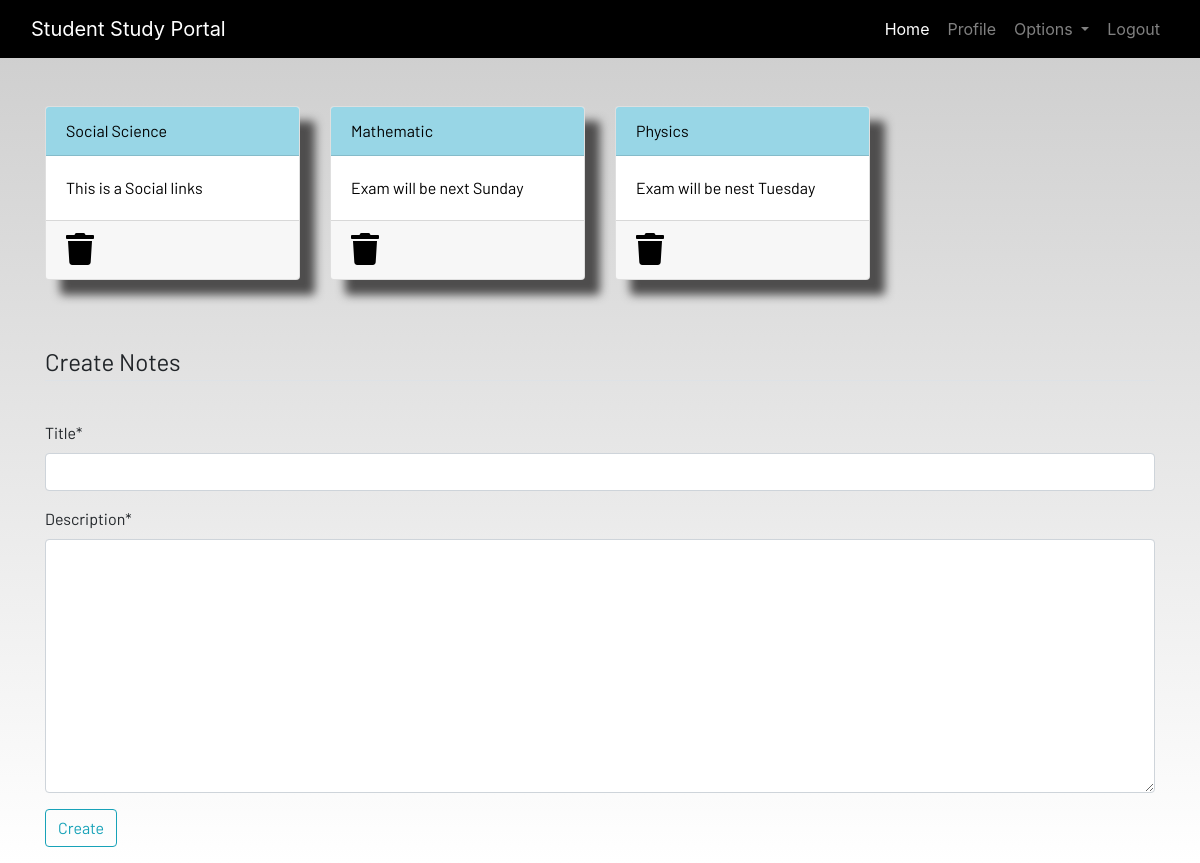
The app's page /notes (signed in), older data.
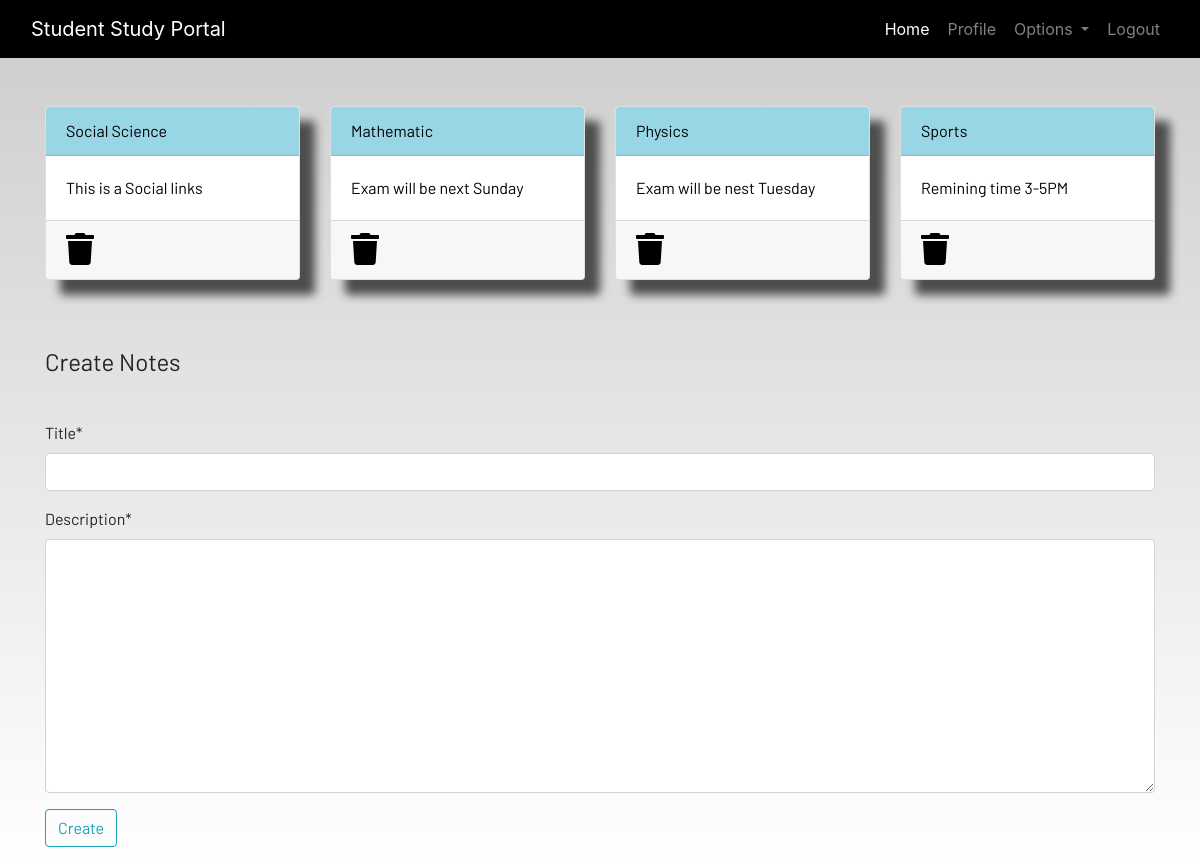
The same page, newer data.
### dashboard/models.py (models this page shows, shortened)
class Notes(models.Model):
    user = models.ForeignKey(User, on_delete=models.CASCADE)
    title = models.CharField(max_length=50)
    description = models.TextField()
    class Meta:
        verbose_name = 'Notes'
        verbose_name_plural = 'Notes'

### dashboard/views.py (the view)
# urls.py: path('notes', views.note, name='note'),
@login_required
def note(request):
    if request.method == 'POST':
        form = NotesForm(request.POST)
        if form.is_valid():
            note = form.save(commit=False)
            note.user = request.user
            note.save()
            messages.success(request, f"Notes Added Successfully by {request.user.username}!")
            return redirect('note')
    else:
        form = NotesForm()
    notes = Notes.objects.filter(user=request.user)
    context = {
        "notes": notes,
        'form': form
    }
    return render(request, 'dashboard/notes.html', context)

### dashboard/forms.py
class NotesForm(forms.ModelForm):
    class Meta:
        model = Notes
        fields = ['title', 'description']

### dashboard/templates/dashboard/notes.html (shortened to what this page needs)
{% extends 'dashboard/base.html' %}
{% load static %}
{% load crispy_forms_tags %}
{% block content %}
<div class="container">
    <div class="row">
        {% for note in notes %}
        <div class="col-md-3 mb-3">
            <a href="{% url 'note_detail' note.pk %}">
                <div class="card">
                    <div class="card-header">{{ note.title }}</div>
                    <div class="card-body">{{ note.description|slice:"0:100" }}</div>
                    <div class="card-footer mt-auto "><a href="{% url 'delete_note' note.pk %}">
                        <i class="fa fa-trash fa-2x"></i></a>
                    </div>
                </div>
            </a>
        </div>
        {% endfor %}
        <br>
        <br>
    </div>
</div>
<br> <br>
<div class="container">
    <form method="POST">
        <fieldset class="form-group">
            <legend class="border-bottom mb-4">Create Notes</legend>
        </fieldset>
        {{form|crispy}}
        <div class="form-group">
            <button href="" class="btn btn-outline-info" type="submit"> Create </button>
        </div>
    </form>
</div>
{% endblock content %}

Row changes from the older to the newer data that the page shows:
added Notes: title "Sports", description "Remining time 3-5PM"
